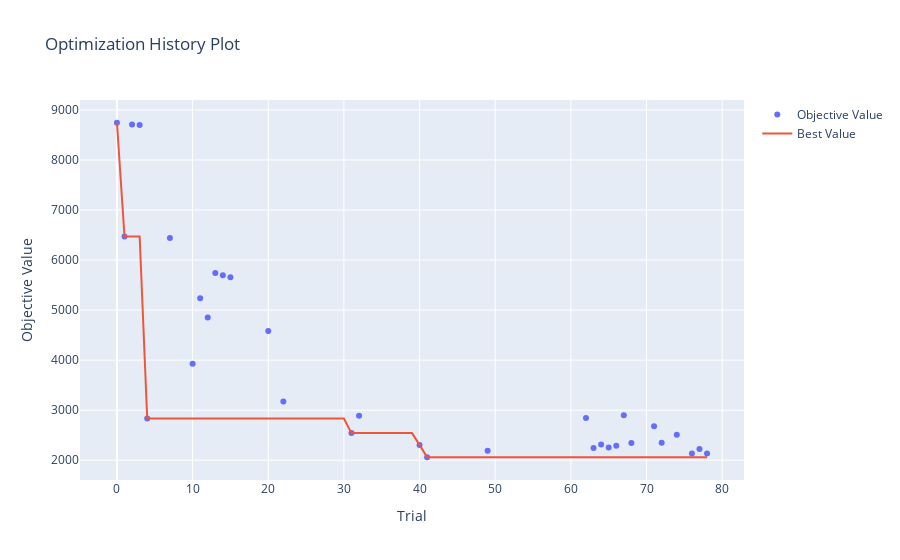

Notebook source saved alongside this figure:
### Code cell
plot_optimization_history(study_prunning)
